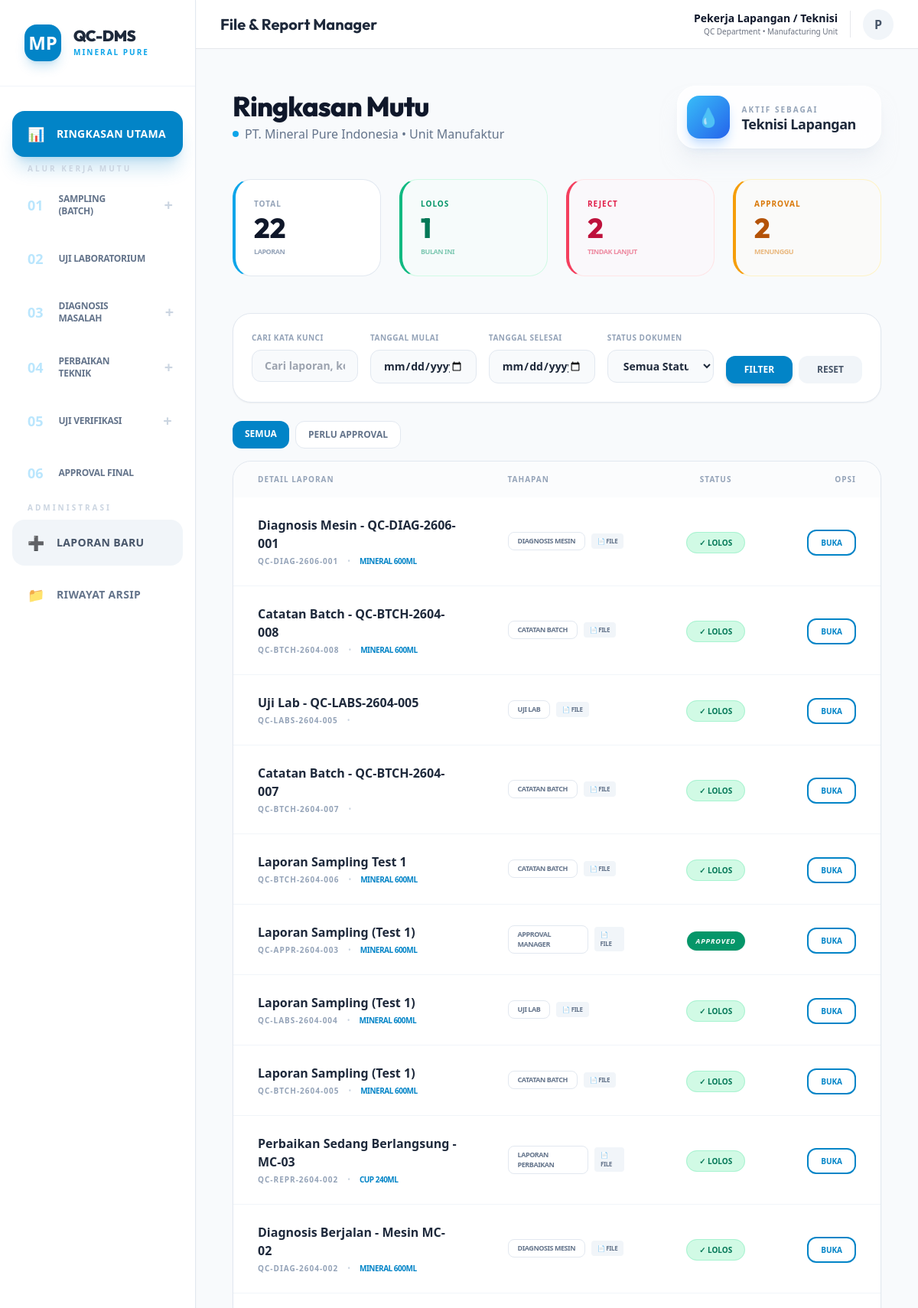
Before: / (upper part) with the older database file.
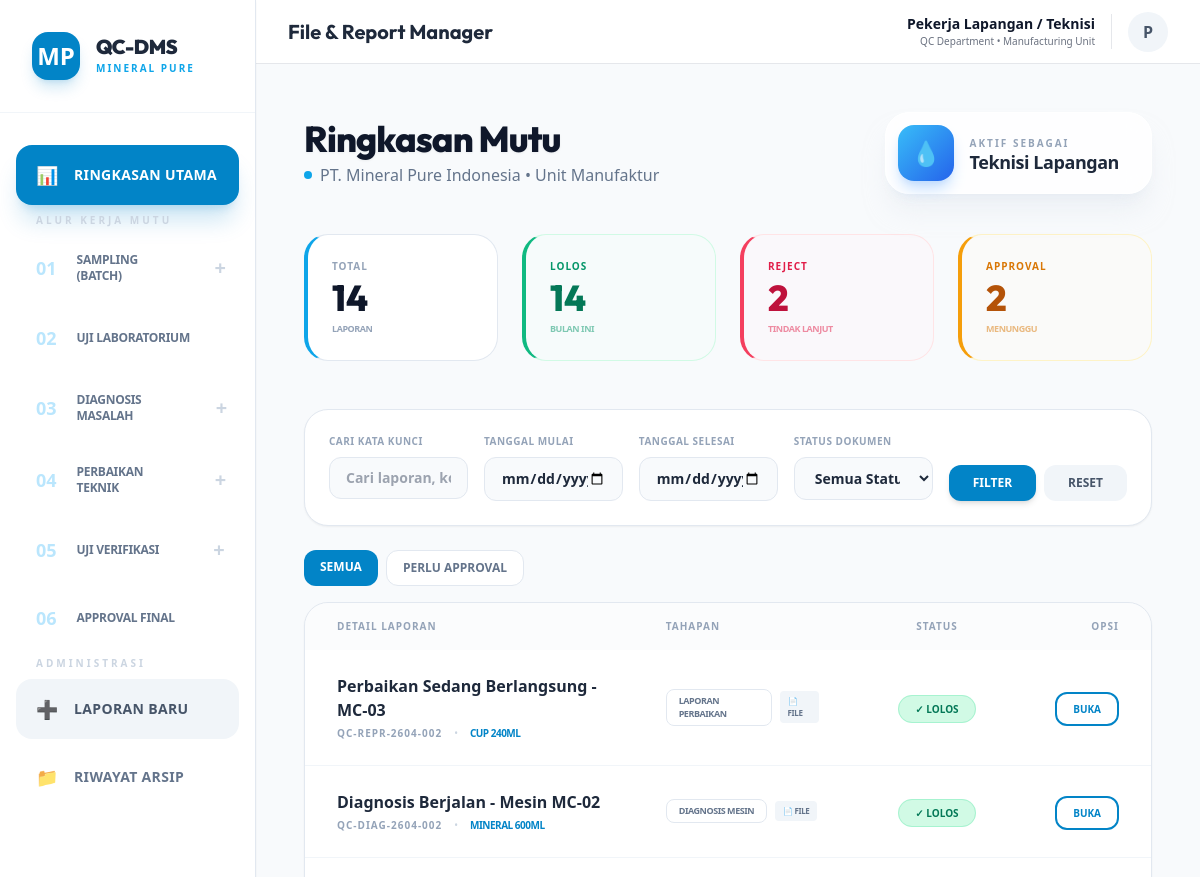
After: the same page with the newer database file.
### tables this page shows
CREATE TABLE documents (
        id INTEGER PRIMARY KEY AUTOINCREMENT,
        no_dokumen TEXT UNIQUE,
        nama_dokumen TEXT,
        produk TEXT,
        jenis TEXT,
        tanggal TEXT,
        inspector TEXT,
        machine_id TEXT,
        admin_entry_name TEXT,
        status TEXT,
        approval_status TEXT DEFAULT 'Waiting Approval',
        approved_by TEXT,
        link TEXT,
        deskripsi TEXT,
        folder_path TEXT,
        parent_doc_id INTEGER,
        ph TEXT,
        tds TEXT,
        kekeruhan TEXT
    , file_path TEXT, external_link TEXT, created_at DATETIME, approved_at DATETIME, archived_at DATETIME);

### index.php (the view, shortened to what the rows shown need)
<?php
require 'db.php';
$status_filter = $_GET['status_filter'] ?? null;
$query = "SELECT * FROM documents WHERE 1=1";
$params = [];
if ($status_filter === 'Approved') {
    $query .= " AND (approval_status = 'Approved' OR status = 'Archived')";
} elseif ($status_filter === 'Pending') {
    $query .= " AND (status = 'Pending' OR approval_status = 'Waiting Approval')";
} elseif ($status_filter === 'Hold') {
    $query .= " AND (status = 'Hold' OR approval_status = 'Hold')";
} else {
    $query .= " AND status != 'Archived'";
}
$query .= " ORDER BY tanggal DESC, id DESC";
$stmt = $pdo->prepare($query);
$stmt->execute($params);
$files = $stmt->fetchAll(PDO::FETCH_ASSOC);
?>
<!DOCTYPE html>
<html lang="id">
<head>
    <script src="https://cdn.tailwindcss.com"></script>
</head>
<body class="antialiased">
    <?php include 'sidebar.php'; ?>
    <div class="p-4 max-w-7xl mx-auto">
        <div class="mb-10 flex flex-col md:flex-row justify-between items-start md:items-center gap-6">
            <div>
                <h1 class="text-4xl font-extrabold tracking-tight text-slate-900 drop-shadow-sm">Ringkasan Mutu</h1>
            </div>
        </div>
        <div class="bg-white rounded-3xl border border-slate-200 shadow-sm overflow-hidden desktop-table-area">
            <div class="overflow-x-auto">
                <table class="w-full min-w-[800px]">
                <thead>
                    <tr class="bg-slate-50/50">
                        <th class="px-8 py-4 text-left text-[10px] font-black text-slate-400 uppercase tracking-widest">Detail Laporan</th>
                        <th class="px-8 py-4 text-left text-[10px] font-black text-slate-400 uppercase tracking-widest">Tahapan</th>
                        <th class="px-8 py-4 text-center text-[10px] font-black text-slate-400 uppercase tracking-widest">Status</th>
                        <th class="px-8 py-4 text-right text-[10px] font-black text-slate-400 uppercase tracking-widest">Opsi</th>
                    </tr>
                </thead>
                <tbody class="divide-y divide-slate-100">
                    <?php foreach ($files as $file): ?>
                        <tr class="hover:bg-sky-50/30 transition-colors">
                            <td class="px-8 py-6">
                                <a href="view.php?id=<?= $file['id'] ?>" class="block group">
                                    <p class="font-bold text-slate-800 text-base group-hover:text-sky-600 transition-colors"><?= htmlspecialchars($file['nama_dokumen']) ?></p>
                                    <div class="flex items-center gap-3 mt-1">
                                        <p class="text-[10px] font-black text-slate-400 tracking-widest uppercase"><?= htmlspecialchars($file['no_dokumen']) ?></p>
                                        <span class="text-[10px] text-slate-300">•</span>
                                        <p class="text-[10px] font-bold text-sky-600 uppercase tracking-tighter"><?= str_replace('_', ' ', $file['produk']) ?></p>
                                    </div>
                                </a>
                            </td>
                            <td class="px-8 py-6">
                                <div class="flex items-center gap-2">
                                    <span class="px-3 py-1 bg-white border border-slate-200 rounded-lg text-[9px] font-black text-slate-500 uppercase tracking-tighter">
                                        <?= str_replace('_', ' ', $file['jenis']) ?>
                                    </span>
                                    <?php if (!empty($file['file_path'])): ?>
                                        <span class="flex items-center gap-1 px-2 py-1 bg-slate-100 rounded text-[8px] font-black text-slate-500 uppercase tracking-tighter">&#128196; FILE</span>
                                    <?php endif; ?>
                                </div>
                            </td>
                            <td class="px-8 py-6 text-center">
                                <?php if ($file['jenis'] == 'Approval_Manager'): ?>
                                    <span class="px-3 py-1.5 <?= $file['approval_status'] == 'Approved' ? 'bg-emerald-600' : 'bg-amber-500' ?> text-white rounded-full text-[9px] font-black uppercase tracking-widest italic shadow-sm">
                                        <?= $file['approval_status'] ?>
                                    </span>
                                <?php else: ?>
                                    <span class="px-4 py-1.5 <?= ($file['status'] == 'Lolos' || $file['status'] == 'Passed') ? 'bg-emerald-100 text-emerald-700 border-emerald-200' : 'bg-rose-100 text-rose-700 border-rose-200' ?> border rounded-full text-[10px] font-black uppercase">
                                        <?= ($file['status'] == 'Lolos' || $file['status'] == 'Passed') ? '✓ LOLOS' : '✗ REJECT' ?>
                                    </span>
                                <?php endif; ?>
                            </td>
                            <td class="px-8 py-6 text-right">
                                <a href="view.php?id=<?= $file['id'] ?>" class="text-[10px] font-black text-sky-600 hover:bg-sky-600 hover:text-white px-4 py-2 border-2 border-sky-600 rounded-xl transition-all">BUKA</a>
                            </td>
                        </tr>
                    <?php endforeach; ?>
                </tbody>
            </table>
            </div>
        </div>
    </main>
    </div>
    </div>
</body>
</html>

Changed rows visible on the page:
removed documents: nama_dokumen "Diagnosis Mesin - QC-DIAG-2606-001", no_dokumen "QC-DIAG-2606-001", produk "MINERAL 600ML", jenis "DIAGNOSIS MESIN", shows "📄 FILE", status "✓ LOLOS"
removed documents: nama_dokumen "Catatan Batch - QC-BTCH-2604-008", no_dokumen "QC-BTCH-2604-008", produk "MINERAL 600ML", jenis "CATATAN BATCH", shows "📄 FILE", status "✓ LOLOS"
removed documents: nama_dokumen "Uji Lab - QC-LABS-2604-005", no_dokumen "QC-LABS-2604-005", jenis "UJI LAB", shows "📄 FILE", status "✓ LOLOS"
removed documents: nama_dokumen "Catatan Batch - QC-BTCH-2604-007", no_dokumen "QC-BTCH-2604-007", jenis "CATATAN BATCH", shows "📄 FILE", status "✓ LOLOS"
removed documents: nama_dokumen "Laporan Sampling Test 1", no_dokumen "QC-BTCH-2604-006", produk "MINERAL 600ML", jenis "CATATAN BATCH", shows "📄 FILE", status "✓ LOLOS"
removed documents: nama_dokumen "Laporan Sampling (Test 1)", no_dokumen "QC-APPR-2604-003", produk "MINERAL 600ML", jenis "APPROVAL MANAGER", shows "📄 FILE", approval_status "APPROVED"
removed documents: nama_dokumen "Laporan Sampling (Test 1)", no_dokumen "QC-LABS-2604-004", produk "MINERAL 600ML", jenis "UJI LAB", shows "📄 FILE", status "✓ LOLOS"
removed documents: nama_dokumen "Laporan Sampling (Test 1)", no_dokumen "QC-BTCH-2604-005", produk "MINERAL 600ML", jenis "CATATAN BATCH", shows "📄 FILE", status "✓ LOLOS"
Other visible differences:
$total_docs: "22" → "14"
$inspeksi_bulan_ini: "1" → "14"
